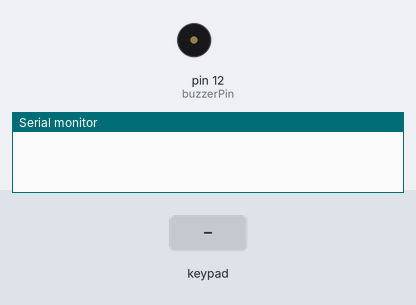
This sketch was run on a simulated Arduino Uno, built with avr-gcc and run on an emulated ATmega328P. Parts: buzzer (waves = sounding), the last lines printed to the serial monitor. The inputs (shaded band) are chosen by the test bench.

Above: at 1.2 s.
1.3 s: key '1' pressed
At 1.9 s:
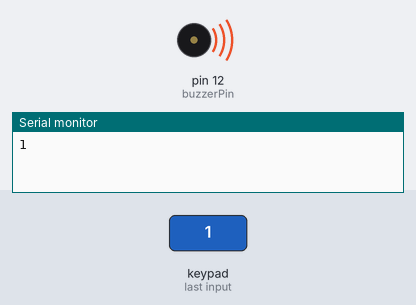
8.5 s: key 'C' pressed
At 14.0 s:
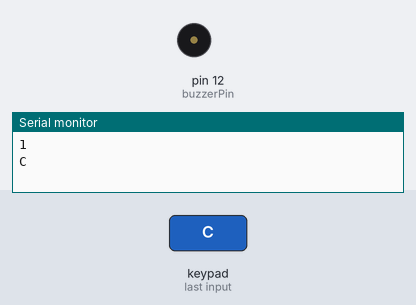
Timing chart, 0 to 15.5 s (numbered marks = the images above; inputs shaded):
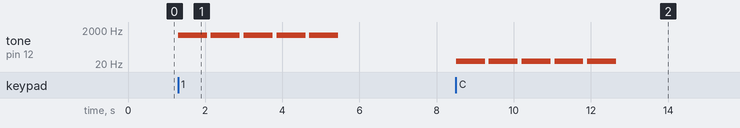

The sketch:

Matrix_code_for_side_channel.ino
```cpp
// Include the Keypad library
#include <Keypad.h>


const int buzzerPin = 12; // declaring the PWM pin</p><p>void setup() {

// Constants for row and column sizes
const byte ROWS = 4;
const byte COLS = 4;

// Array to represent keys on keypad
char hexaKeys[ROWS][COLS] =
{
  {'1', '2', '3', 'A'},
  {'4', '5', '6', 'B'},
  {'7', '8', '9', 'C'},
  {'*', '0', '#', 'D'}
};


/*
  {'s4', 's8', 's12', 's16'},
  {'s3', 's7', 's11', 's15'},
  {'s2', 's6', 's10', 's14'},
  {'s1', 's5', 's9', 's13'}
*/


// Connections to Arduino
byte rowPins[ROWS] = {9, 8, 7, 6};
byte colPins[COLS] = {5, 4, 3, 2};

// Create keypad object
Keypad customKeypad = Keypad(makeKeymap(hexaKeys), rowPins, colPins, ROWS, COLS);

void setup()
{
  // Setup serial monitor
  Serial.begin(9600);
}

void loop()
{
  // Get key value if pressed
  char customKey = customKeypad.getKey();

  if (customKey) {

    // Print key value to serial monitor
    Serial.println(customKey);

    makeButtonSound(customKey);
  }
}

// 400, 300, 2000,

void makeButtonSound(char button)
{
  if (button == '1') { return makeSound(1000); }
  if (button == '2') { return makeSound(500); }
  if (button == '3') { return makeSound(600); }
  if (button == '4') { return makeSound(900); }
  if (button == '5') { return makeSound(1100); }
  if (button == '6') { return makeSound(700); }
  if (button == '7') { return makeSound(800); }
  if (button == '8') { return makeSound(1200); }
  if (button == '9') { return makeSound(1400); }
  if (button == '0') { return makeSound(1300); }
  //  if (button == 'A') { return makeSound(); }
  //  if (button == 'B') { return makeSound(); }
  if (button == 'C') { return makeSound(29); }
  if (button == 'D') {
    for (int i=20; i<30; i++){
      makeSound(i);
      delay(80);
    }
  }
}


//
void makeSound(int indexOfBeep)
{
  for (int i = 0; i < 5; i++)
  {
    tone(buzzerPin, indexOfBeep);
    delay(750);
    noTone(buzzerPin);
    delay(100);
  }
}
```

Measured:
- after the input at 1.3 s, tone on pin 12 (buzzerPin): alternates 1000 Hz for 0.75 s and silent for 0.10 s, 10 changes in all, then stays silent, starting at once
- after the input at 8.5 s, tone on pin 12 (buzzerPin): alternates 29 Hz for 0.75 s and silent for 0.10 s, 10 changes in all, then stays silent, starting at once
